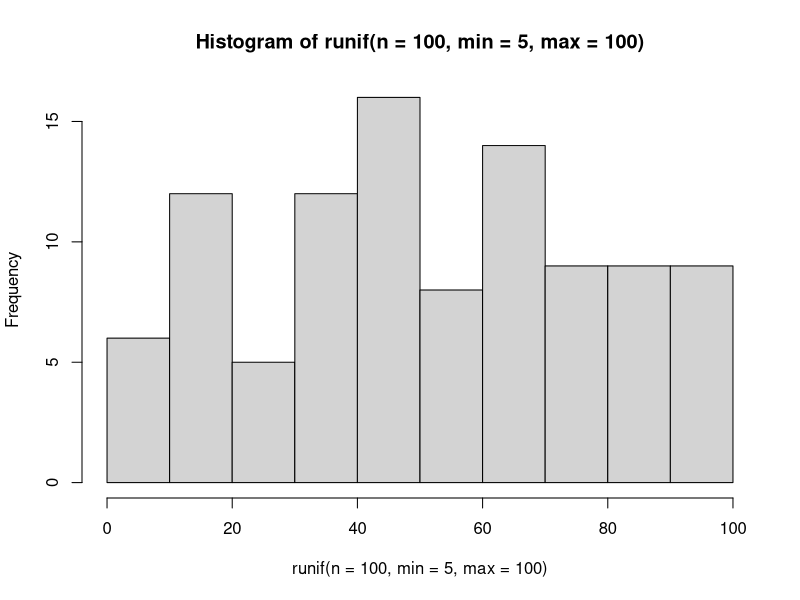
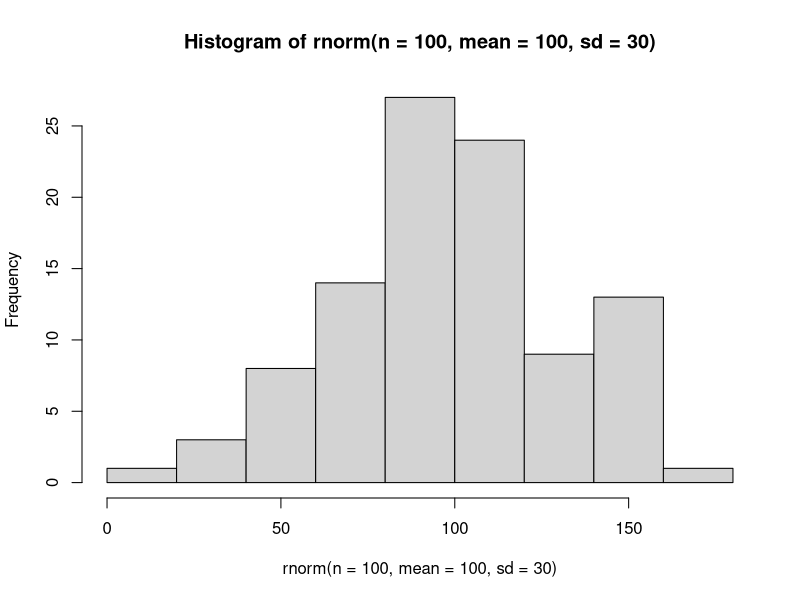

Generate these figures, in order, with R: (Note: this script raises an error after producing the figures.)
##### Vectors, Matrices, Data Frames, and Lists
##### 17 January 2023


##### Vectors (cont'd)
##### Properties

## Coercion

### All atomic vectors are of the same data type
### If you use c() to assemble different types, R coerces them
### logical -> integer -> double -> character

a <- c(2, 2.2)
a #coerces to double

b <- c("purple", "green")
typeof(b)

d <- c(a,b)
typeof(d)

### comparison operators yeild a logical result
a <- runif(10) # simulates random uniform numbers in a range of values between 0 and 1
print(a)

a > 0.5 # conditional statement 

### How many elements in the vector are > 0.5
sum(a > 0.5)
mean(a > 0.5) # what proportion of vector are greater than 0.5


#### Vectorization
## add a constant to a vector

z <- c(10, 20, 30)
z + 1 # adds 1 to each element of the vector

## What happens when vectors are added together?
y <- c(1, 2, 3)

z + y # results in an "element by element" operation on the vector

z^2

## Recycling
# what if vector lengths are not equal?

z
x <- c(1,2)
z + x # warning issue but calculation is still made   
# shorter vector is always recycled

#### Simulating data: runif and rnorm()

runif(n=5, min=5, max=10) # n is the sample size, min = minimum value, max = maximum value

set.seed(111) # set.seed can be any number, sets random generator (is reproducible)
runif(n=5, min=5, max=10)

hist(runif(n=100, min=5, max=100))

## rnorm: random normal values with mean 0 and sd 1.   

randomNormalNumbers <- rnorm(100)
mean(randomNormalNumbers) # hist function shows distribtion

rnorm(n=100, mean=100, sd=30)
hist(rnorm(n=100, mean=100, sd=30))

##### Matrix data structure
### 2 dimensional (rows and columns)
### homogenous data type

# matrix is an atomic vector organized into rows and columns
my_vec <- 1:12

m <- matrix(data = my_vec, nrow=4)
m

m <- matrix(data = my_vec, ncol=3)
m

m <- matrix(data= my_vec, ncol=3, byrow=T)
m

#### Lists
## these are atomic vectors BUT each element can hold different data tyeps (and different sizes)

myList <- list(1:10, matrix(1:8, nrow=4, byrow=TRUE), letters[1:3], pi)
class(myList)
str(myList)

### subsetting lists
## using [] gives you a single item BUT not the elements
myList[4]
myList[4] - 3 # single bracket gives you only elements in the slot which is only type list

# to grab object itself use [[]]
myList[[4]]
myList[[4]] - 3 # now we access contents only in that part

myList[[2]] # we can access different parts of the matrix
myList[[2]][4,1] ## 2 dimensional subsetting, -> first number is row index, second is column [4,1] gives 4th row, first column

myList[c(1,2)] # to obtain multiple compartments of the list use single brackets

### Name list items when they are created
myList2 <- list(Tester = FALSE, littleM = matrix(1:9, nrow=3))
myList2$Tester

myList2$littleM[2,3] #extracts second row, thir column of littleM

myList2$littleM[2,] #leave blank if you want all elements [2,1] = second row, all columns

myList2$littleM[2] #gives second element

### unlist to string everything back to vector
unRolled <- unlist(myList2)
unRolled


data(iris)
head(iris)
plot(Sepal.Length ~ Petal.Length, data=iris)
model <- lm(Sepal.Length ~ Petal.Length, data=iris)
results <- summary(model)
results
class(results)
typeof(results)
str(results)
results$coefficients
results$coefficients[2,4]
unlist(results)
unlist(results$coefficients[2,4])
unlist(results$coefficients)
unlist(results)$coefficients8

### Data frames 
## (list of) equal-lengthed vectors, each of which is a column

varA <- 1:12
varB <- rep(c("Con", "LowN", "HighN"), each=4)
varC <- runif(12)

dFrame <- data.frame(varA, varB, varC, stringsAsFactors = T)
str(dFrame)

# add another row
newData <- list (varA=13, varB="HighN", varC=0.668)

# use rbind()
dFrame <- rbind(dFrame, newData)

### why can't we use c?
newData2 <- c(14, "HighN", 0.668) # coerces to charater
dFrame <- rbind(dFrame, newData2) #all character data types now!

### add a column
newVar <- runif(14)

# us dim() to check rows and columns

# use cbind() function to add column
dFrame <- cbind(dFrame, newVar)
head(dFrame)

### Data framez vs Matrices
zMat <- matrix(data=1:30, ncol=3, byrow=T)
zDframe <- as.data.frame(zMat)

str(zDframe)

zMat[3,3]
zMat [,3]
zMat[3] # gives third element from first column (top to down)
zDframe[3] # different !! whole third row is given

##### Eliminating NAs
# complete.cases() function
zD <- c(NA, rnorm(10), NA, rnorm(3))
complete.cases(zD) # gives logical output

# clean out NAs
zD[complete.cases(zD)]
which(!complete.cases(zD))
which(is.na(zD))
m[1,1] <- NA
m
m[5,4] <- NA

complete.case(m) #gives T/F as to whether whole row is 'complete' (no NAs)
m[complete.cases(m),]

## get complete cases for only certain rows
m[complete.cases(m[,c(1:2)]),]











